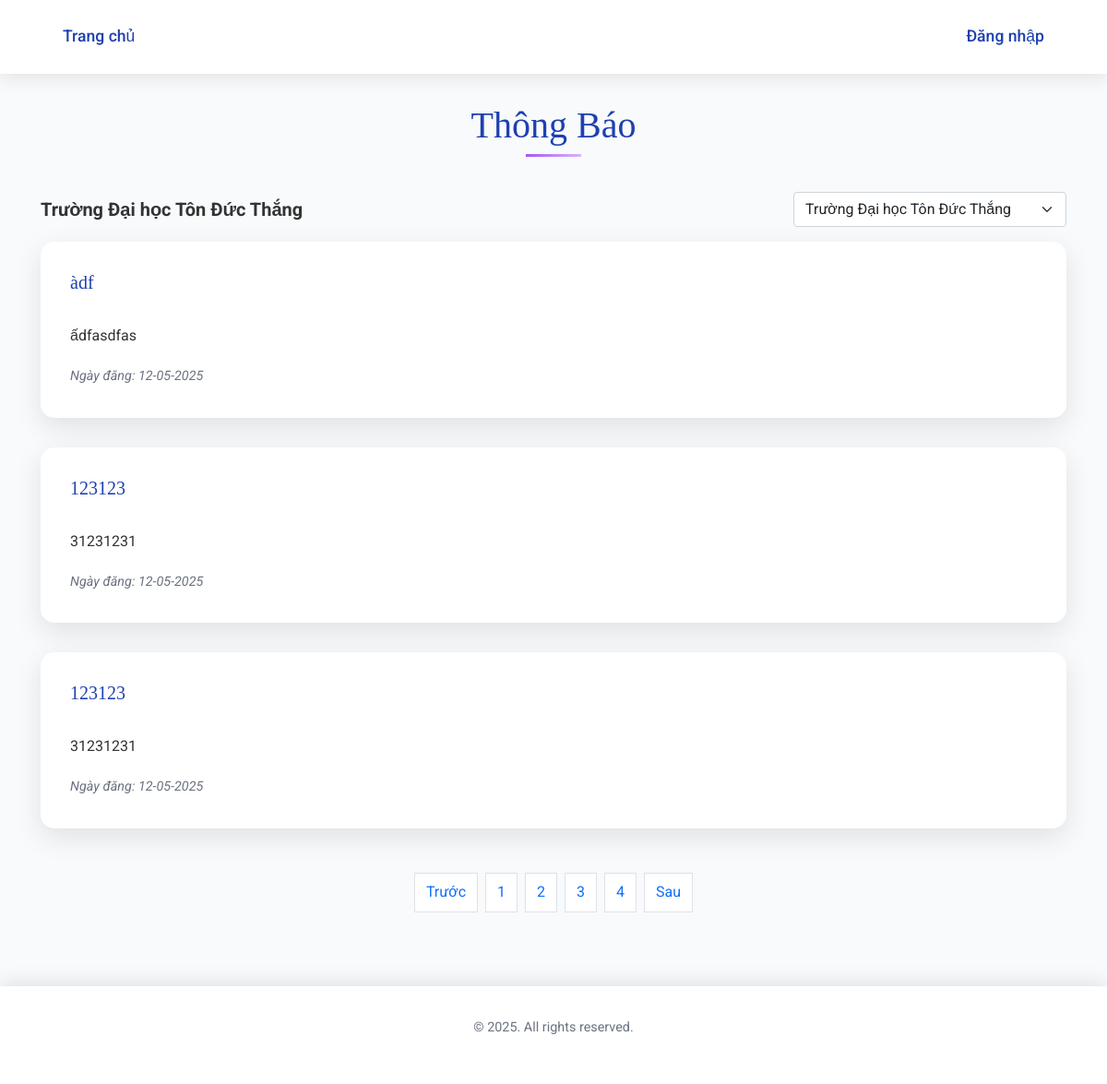
Screenshot of /index.php?pg=notifications with the database file from the repository.
### tables this page shows
CREATE TABLE `universities` (
  `id` int NOT NULL,
  `name` varchar(255) NOT NULL
);

CREATE TABLE `notifications` (
  `id` int NOT NULL,
  `title` varchar(255) NOT NULL,
  `content` text NOT NULL,
  `create_at` datetime NOT NULL,
  `university_id` int NOT NULL
);

### dao/pdo.php (called while the page is built, shortened)
<?php
function pdo_get_connection()
{
    $dburl = "mysql:host=localhost;dbname=university_portal;charset=utf8";
    $username = 'root';
    $password = '123456';
    $conn = new PDO($dburl, $username, $password);
    $conn->setAttribute(PDO::ATTR_ERRMODE, PDO::ERRMODE_EXCEPTION);
    return $conn;
}
function pdo_query($sql)
{
    $sql_args = array_slice(func_get_args(), 1);
    try {
        $conn = pdo_get_connection();
        $stmt = $conn->prepare($sql);
        $stmt->execute($sql_args);
        $rows = $stmt->fetchAll();
        return $rows;
    } catch (PDOException $e) {
        throw $e;
    } finally {
        unset($conn);
    }
}
function pdo_query_one($sql)
{
    $sql_args = array_slice(func_get_args(), 1);
    try {
        $conn = pdo_get_connection();
        $stmt = $conn->prepare($sql);
        $stmt->execute($sql_args);
        $row = $stmt->fetch(PDO::FETCH_ASSOC);
        return $row;
    } catch (PDOException $e) {
        throw $e;
    } finally {
        unset($conn);
    }
}
function pdo_query_value($sql)
{
    $sql_args = array_slice(func_get_args(), 1);
    try {
        $conn = pdo_get_connection();
        $stmt = $conn->prepare($sql);
        $stmt->execute($sql_args);
        $row = $stmt->fetch(PDO::FETCH_ASSOC);
        return array_values($row)[0];
    } catch (PDOException $e) {
        throw $e;
    } finally {
        unset($conn);
    }
}

### dao/university.php (called while the page is built, shortened)
<?php
require_once 'pdo.php';
function get_all_universities()
{
    $sql = "SELECT * FROM universities";
    return pdo_query($sql);
}
function get_university_by_id($id)
{
    $sql = "SELECT * FROM universities WHERE id = ?";
    return pdo_query_one($sql, $id);
}

### dao/notification.php (called while the page is built, shortened)
<?php
require_once 'pdo.php';
function get_notification_count($university_id = null)
{
    $sql = "SELECT COUNT(*) FROM notifications";
    if ($university_id) {
        $sql .= " WHERE university_id = ?";
        return pdo_query_value($sql, $university_id);
    }
    return pdo_query_value($sql);
}
function get_notifications_paginated($limit, $offset, $university_id = null)
{
    $sql = "SELECT n.*, u.name AS university_name
            FROM notifications n
            LEFT JOIN universities u ON n.university_id = u.id";
    if ($university_id) {
        $sql .= " WHERE n.university_id = $university_id";
    }
    $sql .= " ORDER BY n.create_at DESC";
    $sql .= " LIMIT $offset , $limit";
    return pdo_query($sql);
}

### view/notifications.php (the view, shortened to what this page needs)
<?php
$limit = 3;
$current_page = isset($_GET['page']) ? (int)$_GET['page'] : 1;
$offset = ($current_page - 1) * $limit;
$university_id = isset($_GET['university_id']) && !empty($_GET['university_id'])
    ? $_GET['university_id']
    : (isset($_SESSION['user']['university_id']) ? $_SESSION['user']['university_id'] : null);
$universities = get_all_universities();
if (!$university_id && !empty($universities)) {
    $university_id = $universities[0]['id'];
}
$university = get_university_by_id($university_id);
$total_rows = (int)get_notification_count($university_id);
$total_pages = (int)ceil($total_rows / $limit);
$notifications = get_notifications_paginated($limit, $offset, $university_id);
?>
<section class="content-section">
    <div class="container">
        <h1 class="section-title">Thông Báo</h1>
        <div class="notification-header mb-3">
            <div class="d-flex flex-column flex-md-row justify-content-between align-items-start align-items-md-center gap-2">
                <div class="fw-bold fs-5">
                    <?php echo $university ? ($university['name']) : 'Không xác định'; ?>
                </div>
                <div class="notification-header" <?php echo ($_SESSION['user']['role'] === 'USER') ? 'style="display: none;"' : ''; ?>>
                    <form method="GET" action="index.php" class="mb-0">
                        <select id="selectUniversity" name="university_id" class="form-select" onchange="this.form.submit()">
                            <?php foreach ($universities as $uni): ?>
                                <option value="<?php echo $uni['id']; ?>"
                                    <?php echo $university_id == $uni['id'] ? 'selected' : ''; ?>>
                                    <?php echo ($uni['name']); ?>
                                </option>
                            <?php endforeach; ?>
                        </select>
                    </form>
                </div>
            </div>
        </div>
        <div id="notifications">
            <?php if (count($notifications) > 0): ?>
                <?php foreach ($notifications as $notification): ?>
                    <div class="notification">
                        <h5><?php echo ($notification['title']); ?></h5>
                        <p><?php echo ($notification['content']); ?></p>
                        <div class="date">Ngày đăng: <?php echo date('d-m-Y', strtotime($notification['create_at'])); ?></div>
                    </div>
                <?php endforeach; ?>
            <?php else: ?>
                <div class="notification">
                    <p>Không có thông báo</p>
                </div>
            <?php endif; ?>
        </div>
        <?php if ($total_pages > 1): ?>
            <div class="pagination">
                <a href="index.php?pg=notifications&page=<?php echo max(1, $current_page - 1); ?>&university_id=<?php echo $university_id; ?>"
                    class="page-link <?php echo $current_page <= 1 ? 'disabled' : ''; ?>">Trước</a>
                <?php for ($i = 1; $i <= $total_pages; $i++): ?>
                    <a href="index.php?pg=notifications&page=<?php echo $i; ?>&university_id=<?php echo $university_id; ?>"
                        class="page-link <?php echo $current_page == $i ? 'active' : ''; ?>">
                        <?php echo $i; ?>
                    </a>
                <?php endfor; ?>
                <a href="index.php?pg=notifications&page=<?php echo min($total_pages, $current_page + 1); ?>&university_id=<?php echo $university_id; ?>"
                    class="page-link <?php echo $current_page >= $total_pages ? 'disabled' : ''; ?>">Sau</a>
            </div>
        <?php endif; ?>
    </div>
</section>

### layout/css/style.css (style rules this page uses)
* { margin: 0; padding: 0; box-sizing: border-box; scroll-behavior: smooth; }
body { background: #ffffff; color: #333; font-family: 'Roboto', sans-serif; line-height: 1.8; overflow-x: hidden; position: relative; }
.content-section { background: #f8fafc; padding: 7rem 2rem 5rem; min-height: 100vh; }
.container { max-width: 1200px; margin: 0 auto; }
.section-title { font-family: 'Playfair Display', serif; font-size: 2.5rem; color: #1e40af; text-align: center; margin-bottom: 3rem; position: relative; }
.section-title::after { content: ''; position: absolute; width: 60px; height: 3px; background: linear-gradient(90deg, #a855f7, #d8b4fe); bottom: -10px; left: 50%; transform: translateX(-50%); }
.notification { background: #fff; border-radius: 15px; padding: 2rem; margin-bottom: 2rem; box-shadow: 0 10px 30px rgba(0, 0, 0, 0.1); transition: transform 0.3s ease, box-shadow 0.3s ease; animation: slideUp 1s ease forwards; }
.notification h5 { font-family: 'Playfair Display', serif; color: #1e40af; margin-bottom: 1rem; position: relative; display: inline-block; }
.notification p { margin-bottom: 1rem; }
.notification .date { font-size: 0.9rem; color: #6b7280; font-style: italic; }
.pagination { display: flex; justify-content: center; gap: 8px; margin-top: 3rem; }

### rows the page displays
universities: name "Trường Đại học Tôn Đức Thắng"
notifications: title "àdf", content "ấdfasdfas", create_at "12-05-2025"
notifications: title "123123", content "31231231", create_at "12-05-2025"
notifications: title "123123", content "31231231", create_at "12-05-2025"

### other values shown
form field university_id "Trường Đại học Tôn Đức Thắng"
